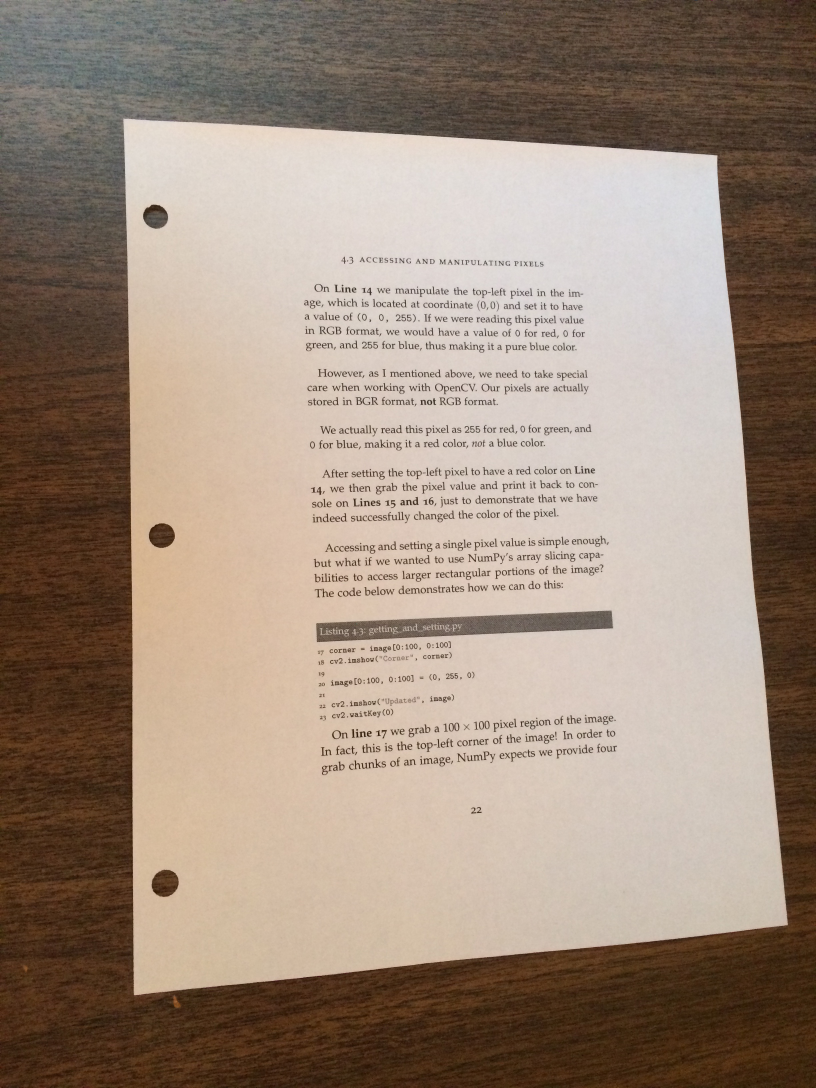
#> input picture item_12/Resources/page.jpg, 2448 x 3264 px (shown at 1/3 size)
$ python main.py
#> lines starting #> are read from the running program, lines starting #| are printed output that depends on the picture; after the words box and inside, x2 and y2 are one past the last pixel; in counts of white or black regions, pixels touching at a corner belong together
import cv2
import numpy as np


def stackImages(scale, imgArray):
    rows = len(imgArray)
    cols = len(imgArray[0])
    rowsAvailable = isinstance(imgArray[0], list)
    width = imgArray[0][0].shape[1]
    height = imgArray[0][0].shape[0]
    if rowsAvailable:
        for x in range(0, rows):
            for y in range(0, cols):
                if imgArray[x][y].shape[:2] == imgArray[0][0].shape[:2]:
                    imgArray[x][y] = cv2.resize(imgArray[x][y], (0, 0), None, scale, scale)
                else:
                    imgArray[x][y] = cv2.resize(imgArray[x][y], (imgArray[0][0].shape[1], imgArray[0][0].shape[0]),
                                                None, scale, scale)
                if len(imgArray[x][y].shape) == 2:
                    imgArray[x][y] = cv2.cvtColor(imgArray[x][y], cv2.COLOR_GRAY2BGR)
        imageBlank = np.zeros((height, width, 3), np.uint8)
        hor = [imageBlank] * rows
        hor_con = [imageBlank] * rows
        for x in range(0, rows):
            hor[x] = np.hstack(imgArray[x])
        ver = np.vstack(hor)
    else:
        for x in range(0, rows):
            if imgArray[x].shape[:2] == imgArray[0].shape[:2]:
                imgArray[x] = cv2.resize(imgArray[x], (0, 0), None, scale, scale)
            else:
                imgArray[x] = cv2.resize(imgArray[x], (imgArray[0].shape[1], imgArray[0].shape[0]), None, scale, scale)
            if len(imgArray[x].shape) == 2:
                imgArray[x] = cv2.cvtColor(imgArray[x], cv2.COLOR_GRAY2BGR)
        hor = np.hstack(imgArray)
        ver = hor
    return ver


img = cv2.imread('./Resources/page.jpg')
#> img is the input picture: shape (3264, 2448, 3); mean B, G, R 123.7, 138.6, 156.7
img = cv2.resize(img, (500*img.shape[1]//img.shape[0], 500))
#> img: shape (500, 375, 3)
img_gray = cv2.cvtColor(img, cv2.COLOR_BGR2GRAY)
img_blue = cv2.GaussianBlur(img_gray, (5, 5), 0)
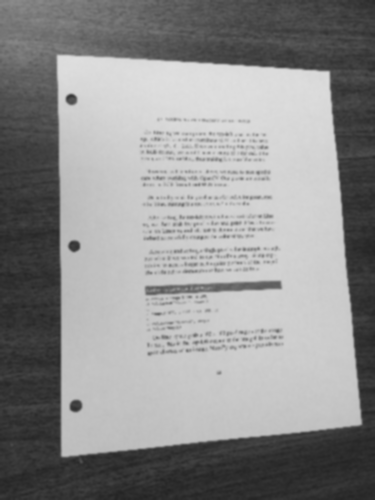
#> img_blue: shape (500, 375); min 36, max 224, mean 142.3
img_canny = cv2.Canny(img_blue, 75, 200)
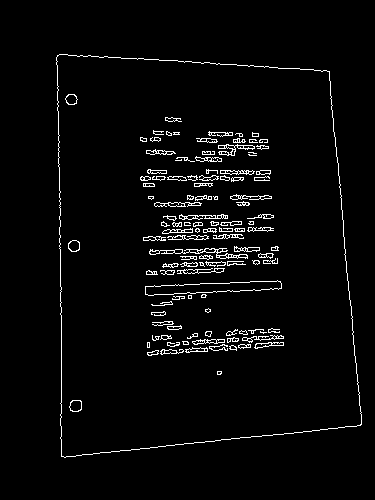
#> img_canny: shape (500, 375); 3.3% white in thin lines or dots, all inside (x1, y1, x2, y2) = (56, 54, 362, 458)

contours, hierarchy = cv2.findContours(img_canny, cv2.RETR_EXTERNAL, cv2.CHAIN_APPROX_SIMPLE)
#> contours = 1 contour; box (x1, y1, x2, y2) and area: (56, 54, 362, 458) 108218
contours = sorted(contours, key=cv2.contourArea, reverse=True)[:5]
# print(contours)
for cnt in contours:
    peri = cv2.arcLength(cnt, True)
    approx = cv2.approxPolyDP(cnt, 0.02*peri, True)
    if len(approx) == 4:
        screen_cnt = approx
        break
#> this loop made 1 pass
#> (peri, screen_cnt) on pass 1: (1403, [[57, 55], [61, 456], [360, 425], [329, 71]])

print(screen_cnt)
#| [[[ 57  55]]
#|  [[ 61 456]]
#|  [[360 425]]
#|  [[329  71]]]
print(screen_cnt.shape)
#| (4, 1, 2)

cv2.drawContours(img, [screen_cnt], -1, (0, 0, 255), 2)
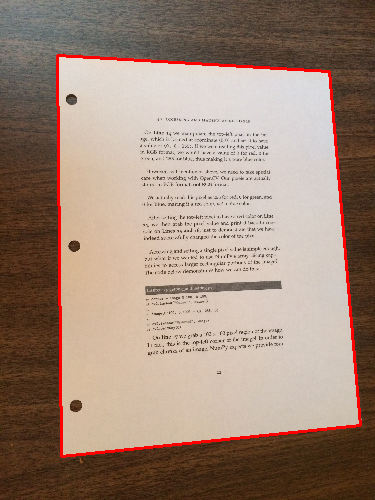
#> img: shape (500, 375, 3); mean B, G, R 120.9, 135.6, 158.6
# screen_cnt = screen_cnt.reshape(4, 2)*img.shape[0]//500
screen_cnt = screen_cnt.reshape(4, 2)
rect = np.zeros((4, 2), dtype='float32')
screen_cnt_sum = screen_cnt.sum(axis=1)
#> screen_cnt_sum = [112, 517, 785, 400]
screen_cnt_diff = np.diff(screen_cnt, axis=1)
#> screen_cnt_diff = [-2, 395, 65, -258]
rect[0] = screen_cnt[np.argmin(screen_cnt_sum)]
rect[1] = screen_cnt[np.argmin(screen_cnt_diff)]
rect[2] = screen_cnt[np.argmax(screen_cnt_sum)]
rect[3] = screen_cnt[np.argmax(screen_cnt_diff)]
(tl, tr, br, bl) = rect

widthA = np.sqrt(((br[0] - bl[0]) ** 2) + ((br[1] - bl[1]) ** 2))
widthB = np.sqrt(((tr[0] - tl[0]) ** 2) + ((tr[1] - tl[1]) ** 2))
maxWidth = max(int(widthA), int(widthB))

heightA = np.sqrt(((tr[0] - br[0]) ** 2) + ((tr[1] - br[1]) ** 2))
heightB = np.sqrt(((tl[0] - bl[0]) ** 2) + ((tl[1] - bl[1]) ** 2))
maxHeight = max(int(heightA), int(heightB))

dst = np.array([[0, 0], [maxWidth - 1, 0], [maxWidth - 1, maxHeight - 1], [0, maxHeight - 1]], dtype = "float32")

M = cv2.getPerspectiveTransform(rect, dst)
warped = cv2.warpPerspective(img, M, (maxWidth, maxHeight))
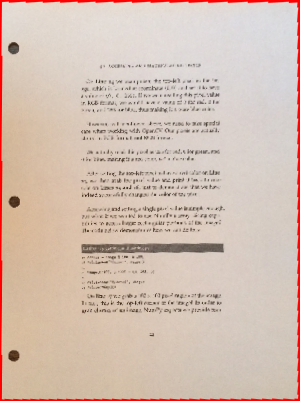
#> warped: shape (401, 300, 3); mean B, G, R 179.6, 192, 212.8

warped_gray = cv2.cvtColor(warped, cv2.COLOR_BGR2GRAY)
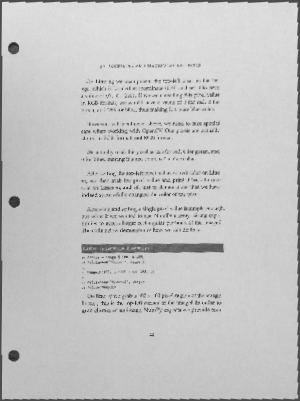
#> warped_gray: shape (401, 300); min 40, max 227, mean 196.8
img_dilate = cv2.threshold(warped_gray, 100, 255, cv2.THRESH_BINARY)[1]
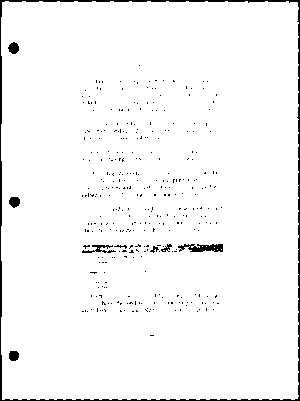
#> img_dilate: shape (401, 300); 96.9% white; 348 black regions (339 under 20 px), largest, box (x1, y1, x2, y2) and area: (0, 0, 300, 401) 2412, (178, 244, 223, 252) 249, (82, 245, 116, 253) 115

img_stack = stackImages(1, ([img, img_gray, img_blue, img_canny]))
#> in stackImages, `rows = len(imgArray)`: rows = 4
#> in stackImages, `cols = len(imgArray[0])`: cols = 500
#> in stackImages, `rowsAvailable = isinstance(imgArray[0], list)`: rowsAvailable = False
#> after the loop in stackImages, `for x in range(0, rows):`: imgArray = 4 items
#> in stackImages, `hor = np.hstack(imgArray)`:
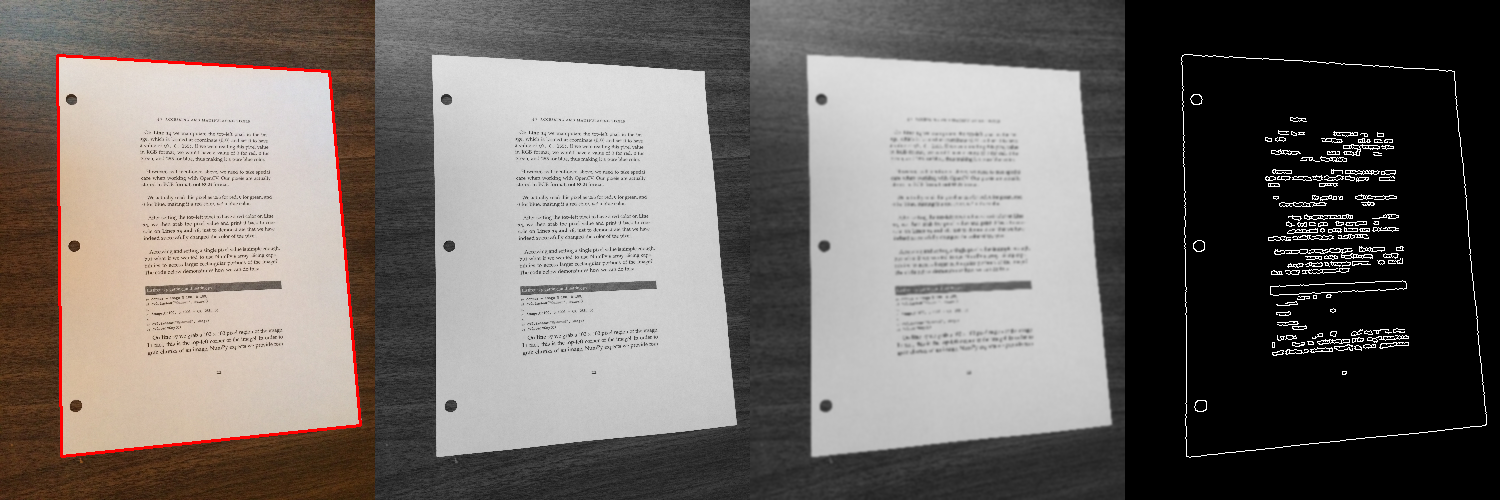
#> hor: shape (500, 1500, 3); mean of channels 0, 1, 2 103.5, 107.1, 112.9; drawn as B, G, R
cv2.imshow('Dilate Image', img_dilate)
cv2.imshow('Stack Image', img_stack)
cv2.waitKey(0)
